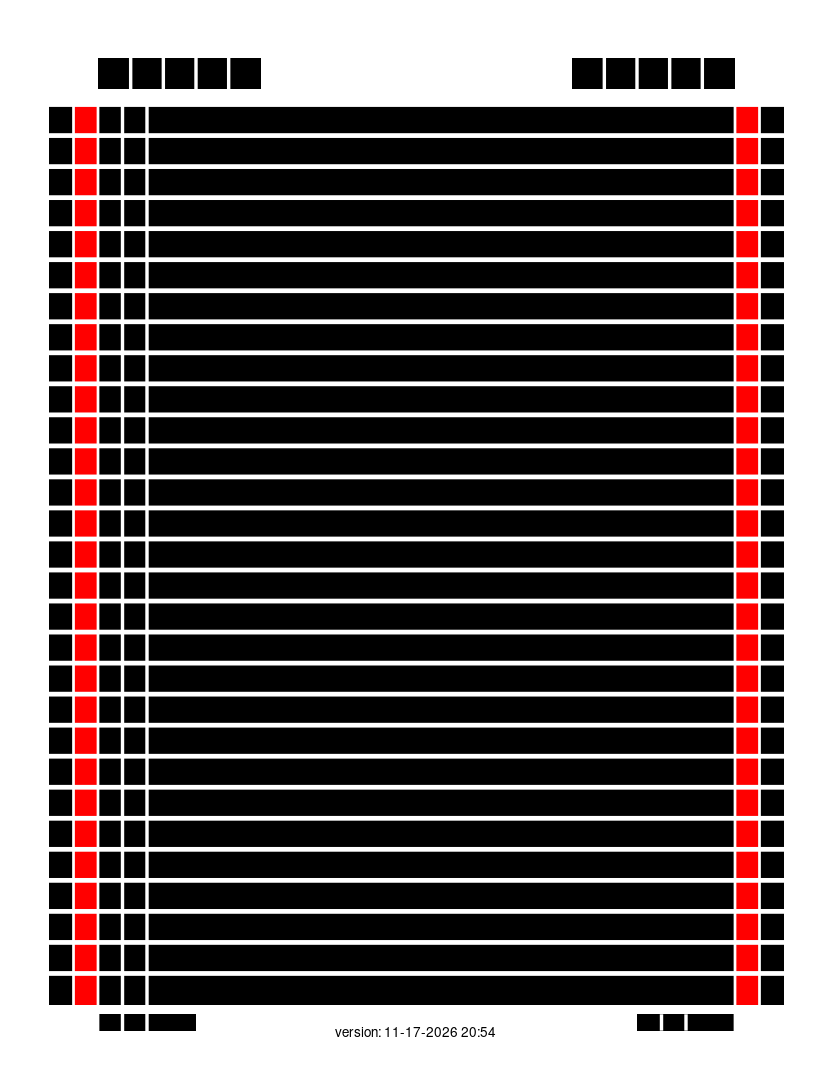

Here is the MATLAB script that generated this plot:
% template for writing
% 
% v1: Seungjin Baek 3/10/2015
clear all; close all

orientation = 'portrait';
PaperH = 11;
PaperW = 8.5;
fig_position = [0.1 0.5 PaperW PaperH];

paper_position = [0 0 PaperW PaperH];

hf_1 = figure('Tag','cbec figure',...
    'Color','w', ...
    'PaperType','usletter', ...
    'PaperUnits','inches', ...
    'PaperPosition',paper_position, ...
    'Units','inches','Position',fig_position, ...
    'PaperOrientation',orientation);

axes1 = axes('Parent',hf_1,...
    'Tag','FigureBox',...
    'Visible','off','units','inches','Position',[0 0 PaperW PaperH]);

%% Lines
line_width1 = 0.1;
line_width_v = [2 2 2.5 2.5];

Lmargin = 0.5; Rmargin = Lmargin;
Tmargin = 0.75; Bmargin = 0.75;
dx = 0.25;

% Horizontal lines

box_height = (PaperH-Tmargin)-(Bmargin);
dy = box_height/30;
linesHeight = 0;
j = 1;

num_Lines = 35;
Pos_Y_line = zeros(35,1);
while box_height-linesHeight >= dy

    Lx = [Lmargin PaperW-Rmargin]./PaperW;
    Ly = [Bmargin+dy*j Bmargin+dy*j]./PaperH;
    linesHeight = dy*j;
    Pos_Y_line(j) = Ly(1)*PaperH;
    
    j = j+1;
    %line(Lx,Ly,'Parent',axes1,'LineWidth',2.5,'Color','w')
    
end

% Black initial spacing

p_greyTOP = patch([0.5 0.5 PaperW-Rmargin PaperW-Rmargin]./PaperW, ...
    [PaperH-Tmargin-dy Bmargin Bmargin PaperH-Tmargin-dy]./PaperH,[0 0 0]);
set(p_greyTOP,'edgecolor','none')


%% top black areas
Pos_Y_line = Pos_Y_line(Pos_Y_line ~=0);

p_greyTOP1 = patch([1 1 1+5/3 1+5/3]./PaperW, ...
    [PaperH-Tmargin+dy/2 Pos_Y_line(end)+dy/2 Pos_Y_line(end)+dy/2 PaperH-Tmargin+dy/2]./PaperH,'k');
set(p_greyTOP1,'edgecolor','none')

p_greyTOP2 = patch([7.5-5/3 7.5-5/3 7.5 7.5]./PaperW, ...
    [PaperH-Tmargin+dy/2 Pos_Y_line(end)+dy/2 Pos_Y_line(end)+dy/2 PaperH-Tmargin+dy/2]./PaperH,'k');
set(p_greyTOP2,'edgecolor','none')

% vertical lines header
lx = 1/3;
for i = 1:4
    Vx1 = [Lmargin+.5+lx*i Lmargin+.5+lx*i]./PaperW;
    Vy1 = [PaperH-Tmargin+dy/2 Pos_Y_line(end)+dy/2]./PaperH;
    line(Vx1,Vy1,'Parent',axes1,'LineWidth',2.5,'Color','w')
    clear Vx1 Vy1
end

for i = 1:4
    Vx1 = [PaperW-Rmargin-.5-lx*i PaperW-Rmargin-.5-lx*i]./PaperW;
    Vy1 = [PaperH-Tmargin+dy/2 Pos_Y_line(end)+dy/2]./PaperH;
    line(Vx1,Vy1,'Parent',axes1,'LineWidth',2.5,'Color','w')
    clear Vx1 Vy1
end

%% Bottom black (for dates)
p_greyBOT1 = patch([1 1 2 2]./PaperW, ...
    [Bmargin-1/10 Bmargin-1/10-1/6 Bmargin-1/10-1/6 Bmargin-1/10]./PaperH,'k');
set(p_greyBOT1,'edgecolor','none')

p_greyBOT2 = patch([PaperW-Rmargin-dx*2-1 PaperW-Rmargin-dx*2-1 PaperW-Rmargin-dx*2 PaperW-Rmargin-dx*2]./PaperW, ...
    [Bmargin-1/10 Bmargin-1/10-1/6 Bmargin-1/10-1/6 Bmargin-1/10]./PaperH,'k');
set(p_greyBOT2,'edgecolor','none')

% date divider (right side)

Vx1r = [PaperW-Rmargin-1 PaperW-Rmargin-1]./PaperW;
Vy1r = [Bmargin-1/10 Bmargin-1/10-1/6]./PaperH;
line(Vx1r,Vy1r,'Parent',axes1,'LineWidth',2.5,'Color','w')

Vx1r = [PaperW-Rmargin-1-.25 PaperW-Rmargin-1-.25]./PaperW;
Vy1r = [Bmargin-1/10 Bmargin-1/10-1/6]./PaperH;
line(Vx1r,Vy1r,'Parent',axes1,'LineWidth',2.5,'Color','w')

%% Grey side bars -------------
p_greyLeft = patch([Lmargin+dx Lmargin+dx Lmargin+dx*2 Lmargin+dx*2]./PaperW, ...
    [PaperH-Tmargin-dy Pos_Y_line(1)-dy Pos_Y_line(1)-dy PaperH-Tmargin-dy]./PaperH,'r');
%     [PaperH-Tmargin-dy Pos_Y_line(1)-dy Pos_Y_line(1)-dy PaperH-Tmargin-dy]./PaperH,[.7 .7 .7]);
    
set(p_greyLeft,'edgecolor','none')

p_greyRight = patch([PaperW-Rmargin-dx*2 PaperW-Rmargin-dx*2 PaperW-Rmargin-dx PaperW-Rmargin-dx]./PaperW, ...
    [PaperH-Tmargin-dy Pos_Y_line(1)-dy Pos_Y_line(1)-dy PaperH-Tmargin-dy]./PaperH,'r');
set(p_greyRight,'edgecolor','none')


% Outer box ---- not needed

% XData1=[Lmargin PaperW-Rmargin PaperW-Rmargin Lmargin Lmargin]./PaperW; 
% YData1=[Bmargin Bmargin PaperH-Tmargin+dy/2 PaperH-Tmargin+dy/2 Bmargin]./PaperH;  % inches

% line(XData1,YData1,'Parent',axes1,'Tag','Border','LineWidth',line_width1,'Color','w');
% set(axes1,'ylim',[0 1]);
% set(axes1,'xlim',[0 1]);

% Vertical lines LEFT
for i = 1:4
    Vx1 = [Lmargin + dx*i Lmargin + dx*i]./PaperW;
    Vy1 = [Bmargin-dy PaperH-Tmargin-dy]./PaperH;
    line(Vx1,Vy1,'Parent',axes1,'LineWidth',line_width_v(i),'Color','w')
    clear Vx1 Vy1
end

% Vertical lines Right
dx = 0.25;
for i = 1:2
    Vx2 = [PaperW-Lmargin-dx*i  PaperW-Lmargin-dx*i]./PaperW;
    Vy2 = [Bmargin-dy PaperH-Tmargin-dy]./PaperH;
    line(Vx2,Vy2,'Parent',axes1,'LineWidth',line_width_v(i),'Color','w')
    clear Vx2 Vy2
end

% Horizontal lines

box_height = (PaperH-Tmargin)-(Bmargin);
dy = box_height/30;
linesHeight = 0;
j = 1;

% num_Lines = 35;
Pos_Y_line = zeros(35,1);
while box_height-linesHeight >= dy

    Lx = [Lmargin PaperW-Rmargin]./PaperW;
    Ly = [Bmargin+dy*j Bmargin+dy*j]./PaperH;
    linesHeight = dy*j;
    Pos_Y_line(j) = Ly(1)*PaperH;
    
    j = j+1;
    line(Lx,Ly,'Parent',axes1,'LineWidth',3.5,'Color','w')
    
end

%% Some texts

text(0.5,dy*1.5/PaperH,sprintf('version: %s',datestr(now,'mm-dd-yyyy HH:MM')),'horizontalalignment','center')

%% print the page
print(hf_1,'-dpdf','-r600','test_2')
